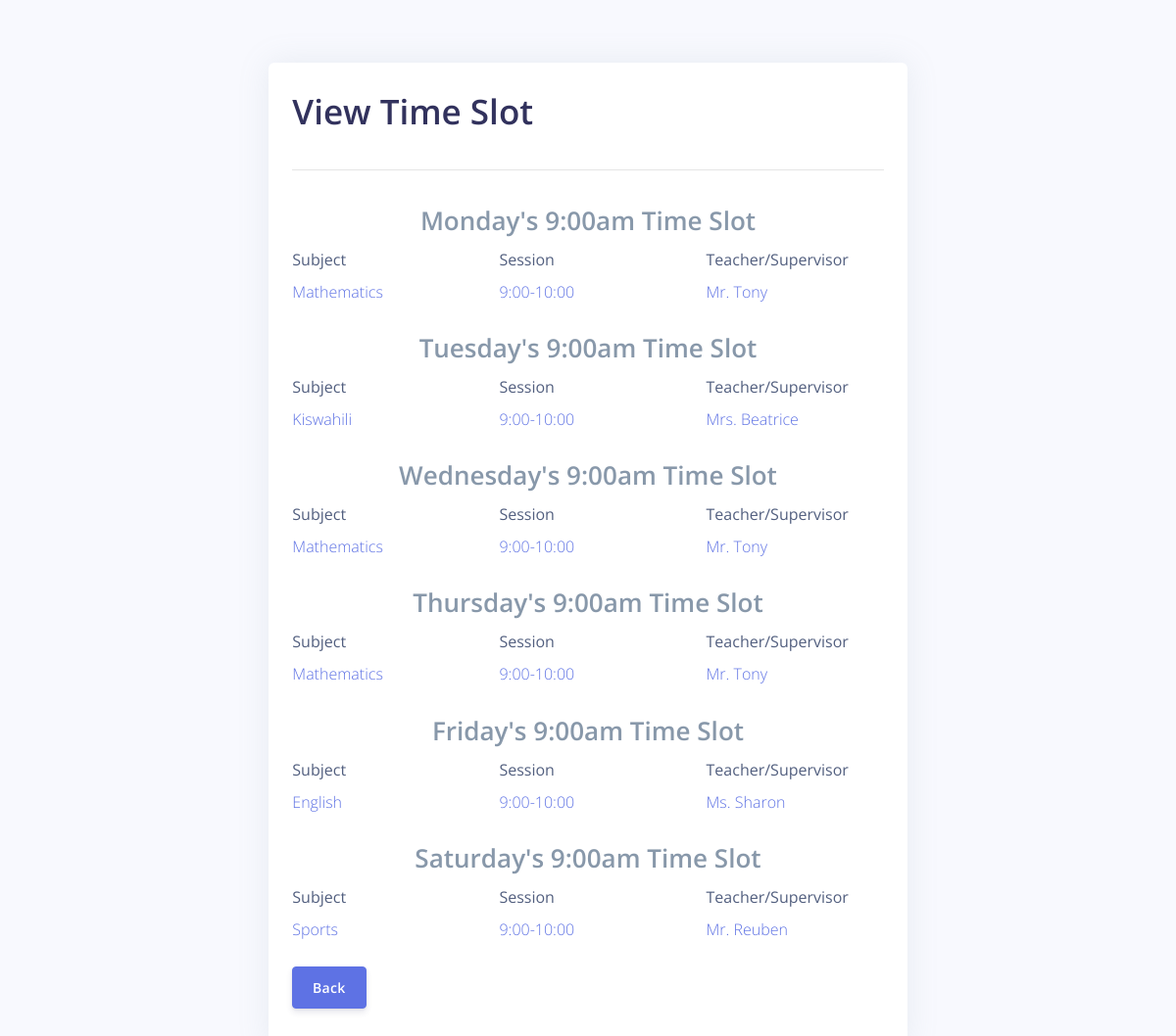
Page /read.php?id=4 on the committed database.
### tables this page shows
CREATE TABLE `grade1` (
  `id` int(10) NOT NULL,
  `time_slot` varchar(100) NOT NULL,
  `mon_subject` varchar(100) NOT NULL,
  `mon_time` varchar(100) NOT NULL,
  `mon_teacher` varchar(100) NOT NULL,
  `tue_subject` varchar(100) NOT NULL,
  `tue_time` varchar(100) NOT NULL,
  `tue_teacher` varchar(100) NOT NULL,
  `wed_subject` varchar(100) NOT NULL,
  `wed_time` varchar(100) NOT NULL,
  `wed_teacher` varchar(100) NOT NULL,
  `thur_subject` varchar(100) NOT NULL,
  `thur_time` varchar(100) NOT NULL,
  `thur_teacher` varchar(100) NOT NULL,
  `fri_subject` varchar(100) NOT NULL,
  `fri_time` varchar(100) NOT NULL,
  `fri_teacher` varchar(100) NOT NULL,
  `sat_subject` varchar(100) NOT NULL,
  `sat_time` varchar(100) NOT NULL,
  `sat_teacher` varchar(100) NOT NULL,
  `create_at` timestamp(6) NOT NULL DEFAULT current_timestamp(6) ON UPDATE current_timestamp(6)
);

### read.php (the view, shortened to what this page needs)
<?php
if(isset($_GET["id"]) && !empty(trim($_GET["id"]))){
    require_once "config.php";
    $sql = "SELECT * FROM grade1 WHERE id = ?";
    if($stmt = $mysqli->prepare($sql)){
        $stmt->bind_param("i", $param_id);
        if($stmt->execute()){
            $result = $stmt->get_result();
            if($result->num_rows == 1){
                $row = $result->fetch_array(MYSQLI_ASSOC);
            } else{
                header("location: error.php");
                exit();
            }
        } else{
            echo "Oops! Something went wrong. Please try again later.";
        }
    }
} else{
    header("location: error.php");
    exit();
}
?>
<!DOCTYPE html>
<html lang="en">
<head>
    <link href="https://use.fontawesome.com/releases/v5.0.6/css/all.css" rel="stylesheet">
    <link rel="stylesheet" href="assets/vendor/nucleo/css/nucleo.css" type="text/css">
    <link rel="stylesheet" href="https://stackpath.bootstrapcdn.com/font-awesome/4.7.0/css/font-awesome.min.css">
    <link rel="stylesheet" href="assets/css/argon.css?v=1.2.0" type="text/css">
</head>
<body>
    <div class="wrapper m-3">
        <div class="container-fluid">
            <div class="row justify-content-center">
                <div class="col-lg-7">
                    <div class="card mt-5">
                        <div class="card-body">
                            <div class="page-header">
                                <h1 class="display-3">View Time Slot</h1>
                                <hr>
                            </div>
                            <div class="row justify-content-center"><label class="text-muted display-4">Monday's <?php echo $row["time_slot"]; ?> Time Slot</label></div>
                            <div class="row">
                                <div class="col">
                                    <div class="form-group">
                                        <label>Subject</label>
                                        <p class="text-primary form-control-static"><?php echo $row["mon_subject"]; ?></p>
                                    </div>
                                </div>
                                <div class="col">
                                    <div class="form-group">
                                        <label>Session</label>
                                        <p class="text-primary form-control-static"><?php echo $row["mon_time"]; ?></p>
                                    </div>
                                </div>
                                <div class="col">
                                    <div class="form-group">
                                        <label>Teacher/Supervisor</label>
                                        <p class="text-primary form-control-static"><?php echo $row["mon_teacher"]; ?></p>
                                    </div>
                                </div>
                            </div>
                            <div class="row justify-content-center"><label class="text-muted display-4">Tuesday's <?php echo $row["time_slot"]; ?> Time Slot</label></div>
                            <div class="row">
                                <div class="col">
                                    <div class="form-group">
                                        <label>Subject</label>
                                        <p class="text-primary form-control-static"><?php echo $row["tue_subject"]; ?></p>
                                    </div>
                                </div>
                                <div class="col">
                                    <div class="form-group">
                                        <label>Session</label>
                                        <p class="text-primary form-control-static"><?php echo $row["tue_time"]; ?></p>
                                    </div>
                                </div>
                                <div class="col">
                                    <div class="form-group">
                                        <label>Teacher/Supervisor</label>
                                        <p class="text-primary form-control-static"><?php echo $row["tue_teacher"]; ?></p>
                                    </div>
                                </div>
                            </div>
                            <div class="row justify-content-center"><label class="text-muted display-4">Wednesday's <?php echo $row["time_slot"]; ?> Time Slot</label></div>
                            <div class="row">
                                <div class="col">
                                    <div class="form-group">
                                        <label>Subject</label>
                                        <p class="text-primary form-control-static"><?php echo $row["wed_subject"]; ?></p>
                                    </div>
                                </div>
                                <div class="col">
                                    <div class="form-group">
                                        <label>Session</label>
                                        <p class="text-primary form-control-static"><?php echo $row["wed_time"]; ?></p>
                                    </div>
                                </div>
                                <div class="col">
                                    <div class="form-group">
                                        <label>Teacher/Supervisor</label>
                                        <p class="text-primary form-control-static"><?php echo $row["wed_teacher"]; ?></p>
                                    </div>
                                </div>
                            </div>
                            <div class="row justify-content-center"><label class="text-muted display-4">Thursday's <?php echo $row["time_slot"]; ?> Time Slot</label></div>
                            <div class="row">
                                <div class="col">
                                    <div class="form-group">
                                        <label>Subject</label>
                                        <p class="text-primary form-control-static"><?php echo $row["thur_subject"]; ?></p>
                                    </div>
                                </div>
                                <div class="col">
                                    <div class="form-group">
                                        <label>Session</label>
                                        <p class="text-primary form-control-static"><?php echo $row["thur_time"]; ?></p>
                                    </div>
                                </div>
                                <div class="col">
                                    <div class="form-group">
                                        <label>Teacher/Supervisor</label>
                                        <p class="text-primary form-control-static"><?php echo $row["thur_teacher"]; ?></p>
                                    </div>
                                </div>
                            </div>
                            <div class="row justify-content-center"><label class="text-muted display-4">Friday's <?php echo $row["time_slot"]; ?> Time Slot</label></div>
                            <div class="row">
                                <div class="col">
                                    <div class="form-group">
                                        <label>Subject</label>
                                        <p class="text-primary form-control-static"><?php echo $row["fri_subject"]; ?></p>
                                    </div>
                                </div>
                                <div class="col">
                                    <div class="form-group">
                                        <label>Session</label>
                                        <p class="text-primary form-control-static"><?php echo $row["fri_time"]; ?></p>
                                    </div>
                                </div>
                                <div class="col">
                                    <div class="form-group">
                                        <label>Teacher/Supervisor</label>
                                        <p class="text-primary form-control-static"><?php echo $row["fri_teacher"]; ?></p>
                                    </div>
                                </div>
                            </div>
                            <div class="row justify-content-center"><label class="text-muted display-4">Saturday's <?php echo $row["time_slot"]; ?> Time Slot</label></div>
                            <div class="row">
                                <div class="col">
                                    <div class="form-group">
                                        <label>Subject</label>
                                        <p class="text-primary form-control-static"><?php echo $row["sat_subject"]; ?></p>
                                    </div>
                                </div>
                                <div class="col">
                                    <div class="form-group">
                                        <label>Session</label>
                                        <p class="text-primary form-control-static"><?php echo $row["sat_time"]; ?></p>
                                    </div>
                                </div>
                                <div class="col">
                                    <div class="form-group">
                                        <label>Teacher/Supervisor</label>
                                        <p class="text-primary form-control-static"><?php echo $row["sat_teacher"]; ?></p>
                                    </div>
                                </div>
                            </div>
                            <p><a href="index.php" class="btn btn-primary">Back</a></p>
                        </div>
                    </div>
                </div>
            </div>
        </div>
    </div>
</body>
</html>

### rows in the picture
grade1: time_slot "9:00am", mon_subject "Mathematics", mon_time "9:00-10:00", mon_teacher "Mr. Tony", tue_subject "Kiswahili", tue_time "9:00-10:00", tue_teacher "Mrs. Beatrice", wed_subject "Mathematics", wed_time "9:00-10:00", wed_teacher "Mr. Tony", thur_subject "Mathematics", thur_time "9:00-10:00", thur_teacher "Mr. Tony", fri_subject "English", fri_time "9:00-10:00", fri_teacher "Ms. Sharon", sat_subject "Sports", sat_time "9:00-10:00", sat_teacher "Mr. Reuben"
